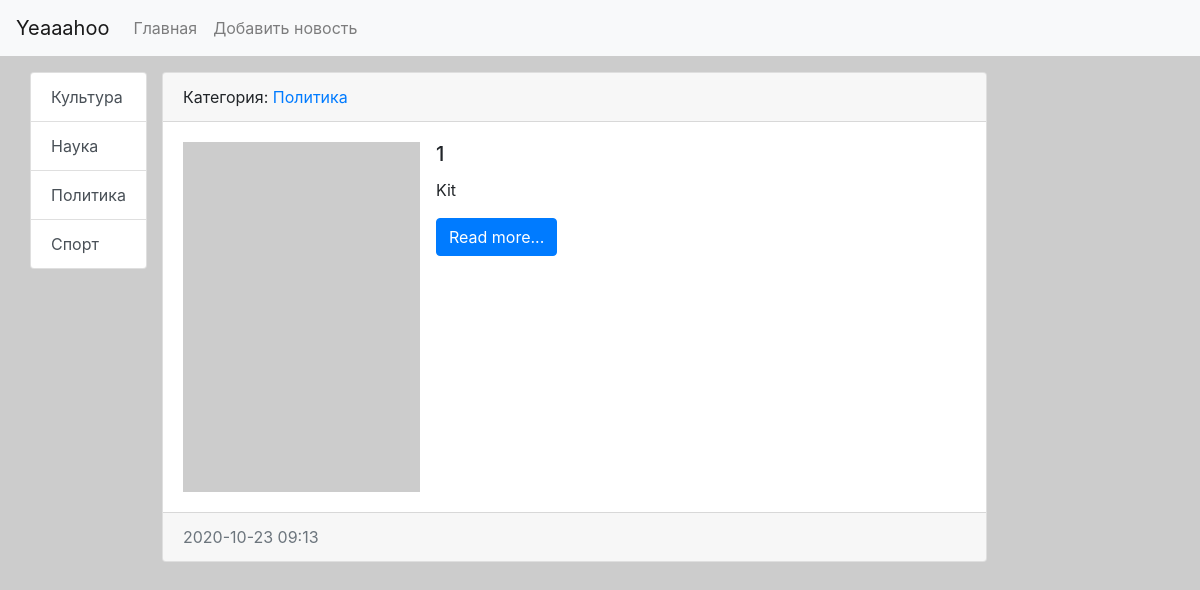
The app's page /news/13/ with its own data.
### news/models.py (models this page shows, shortened)
class Category(models.Model):
    title = models.CharField(max_length=150, db_index=True, verbose_name="Наименование")
    def get_absolute_url(self):
        return reverse('category', kwargs={"category_id": self.pk})
    def __str__(self):
        return self.title
    class Meta:
        verbose_name = 'Категория'
        verbose_name_plural = 'Категории'
        ordering = ['title']

class News(models.Model):
    title = models.CharField(max_length=150, verbose_name='Наименование')
    content = models.TextField(blank=True, verbose_name='Контет')
    created_at = models.DateTimeField(auto_now_add=True, verbose_name='Создано')
    updated_at = models.DateTimeField(auto_now=True, verbose_name='Обновлено')
    photo = models.ImageField(upload_to='photos/%Y/%m/%d/', verbose_name='Фото')
    is_published = models.BooleanField(default=True, verbose_name='Публиковано?')
    category = models.ForeignKey('Category', on_delete=models.PROTECT, verbose_name="Категория")
    class Meta:
        verbose_name = 'Новость'
        verbose_name_plural = 'Новости'
        ordering = ['-created_at']

### news/views.py (the view)
# urls.py: path('news/<int:pk>/', ViewNews.as_view(), name='view_news'),
class ViewNews(DetailView):
    model = News
    context_object_name = 'news_item'

### news/templatetags/news_tags.py (called while the page is built)
@register.inclusion_tag('news/list_categories.html')
def show_categories(arg1='Hello', arg2='World'):
    categories = Category.objects.all()
    return {'categories': categories, 'arg1': arg1, 'arg2': arg2}

### news/templates/news/news_detail.html (shortened to what this page needs)
 {% extends 'base.html' %}
{% block sidebar %}
{% include 'inc/_sidebar.html' %}
{% endblock %}
{% block content %}
                  <div class="card mb-3">
                      <div class="card-header">
                          Категория: <a href="{{ news_item.category.get_absolute_url }}">{{ news_item.category }}</a>
                      </div>
                      <div class="card-body">
                        {% if news_item.photo %}
                            <img src="{{ news_item.photo.url }}" alt="" width="350" class="float-left mr-3">
                            {% else %}
                            <img src="https://picsum.photos/id/237/350/300" alt="" class="float-left mr-3">
                        {% endif %}
                                <h5 class="card-title">{{ news_item.title }}</h5>
                                {% autoescape off %}
                                <p class="card-text">{{ news_item.content }}</p>
                                {% endautoescape %}
                            <a href="#" class="btn btn-primary">Read more...</a>
                      </div>
                      <div class="card-footer text-muted">
                          {{ news_item.created_at|date:"Y-m-d H:i" }}
                      </div>
                  </div>
{% endblock %}

### news/templates/news/list_categories.html
<div class="list-group">
    {% for item in categories %}
  <a href="{{ item.get_absolute_url }}" class="list-group-item list-group-item-action">{{ item.title}}</a>
    {% endfor %}
</div>

### portal/static/css/style.css (style rules this page uses)
body { background-color: #ccc; }

### records on screen
Category: title "Культура"
Category: title "Наука"
Category: title "Политика"
Category: title "Спорт"
News: category "Политика", title "1", content "Kit", created_at "2020-10-23 09:13"
